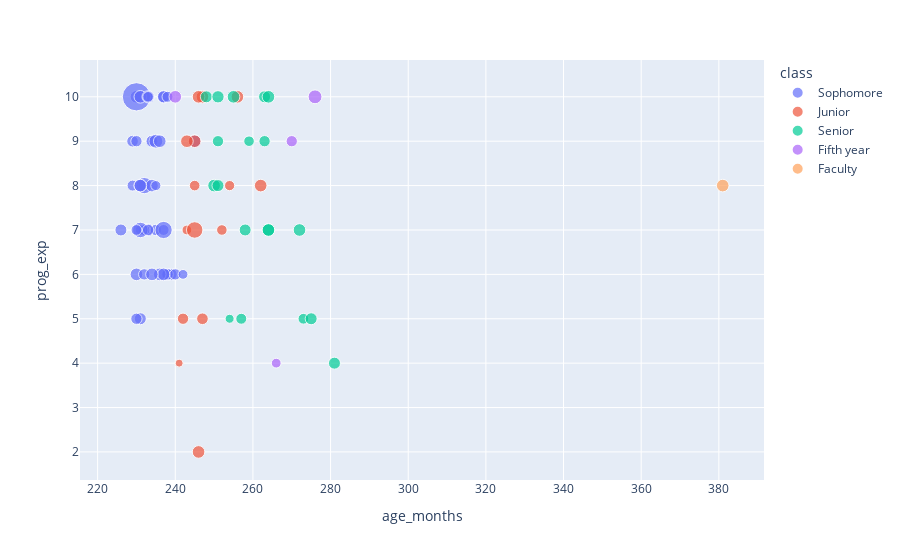

Here is the notebook cell this chart was saved with:
### Code cell
# make a scatter plot between pro_exp, age. Use class for different class
fig = px.scatter(data_frame = gtky_nomiss, x = 'age_months', y = 'prog_exp', 
           size = "ideal_start_salary_thousands", color = 'class', 
           hover_data = ['co_op'])
fig.show()

### Figure 1 — Plotly figure (JSON) as saved in the notebook; plotly's stock layout.template omitted (floating-point values rounded to 4 significant figures)
{"data": [{"customdata": [["No"], ["No"], ["No"], ["No"], ["No"], ["No"], ["No"], ["No"], ["No"], ["No"], ["No"], ["No"], ["No"], ["No"], ["No"], ["No"], ["No"], ["No"], ["No"], ["No"], ["No"], ["No"], ["No"], ["No"], ["No"], ["No"], ["No"], ["No"], ["No"], ["No"], ["No"], ["No"], ["No"], ["No"], ["No"], ["No"], ["No"], ["No"], ["No"], ["No"], ["No"], ["No"], ["No"], ["No"], ["No"], ["No"], ["No"], ["No"]], "hovertemplate": "class=Sophomore<br>age_months=%{x}<br>prog_exp=%{y}<br>ideal_start_salary_thousands=%{marker.size}<br>co_op=%{customdata[0]}<extra></extra>", "legendgroup": "Sophomore", "marker": {"color": "#636efa", "size": [60, 100, 90, 58, 80, 85, 90, 100, 80, 85, 100, 80, 75, 80, 90, 80, 100, 165, 100, 65, 90, 100, 85, 100, 80, 100, 500, 80, 150, 75, 80, 100, 64, 91, 80, 120, 100, 100, 95, 185, 60, 100, 70, 100, 100, 80, 73, 75], "sizemode": "area", "sizeref": 1.25, "symbol": "circle"}, "mode": "markers", "name": "Sophomore", "orientation": "v", "showlegend": true, "type": "scatter", "x": [234, 233, 231, 232, 230, 239, 232, 231, 232, 238, 230, 235, 229, 232, 234, 232, 230, 232, 231, 231, 226, 237, 229, 234, 233, 231, 230, 238, 231, 237, 240, 231, 235, 237, 230, 235, 236, 245, 233, 237, 242, 236, 233, 237, 234, 233, 230, 238], "xaxis": "x", "y": [9, 7, 5, 10, 5, 6, 7, 10, 7, 6, 6, 7, 8, 6, 9, 8, 10, 8, 8, 7, 7, 10, 9, 8, 10, 8, 10, 6, 7, 7, 6, 10, 8, 10, 9, 9, 9, 9, 10, 7, 6, 6, 10, 6, 6, 7, 7, 10], "yaxis": "y"}, {"customdata": [["Yes"], ["No"], ["No"], ["Yes"], ["No"], ["Yes"], ["Yes"], ["Yes"], ["Yes"], ["Yes"], ["Yes"], ["Yes"], ["Yes"], ["Yes"], ["Yes"], ["Yes"]], "hovertemplate": "class=Junior<br>age_months=%{x}<br>prog_exp=%{y}<br>ideal_start_salary_thousands=%{marker.size}<br>co_op=%{customdata[0]}<extra></extra>", "legendgroup": "Junior", "marker": {"color": "#EF553B", "size": [70, 60, 70, 200, 100, 100, 65, 40, 80, 170, 100, 85, 100, 100, 100, 100], "sizemode": "area", "sizeref": 1.25, "symbol": "circle"}, "mode": "markers", "name": "Junior", "orientation": "v", "showlegend": true, "type": "scatter", "x": [252, 243, 245, null, 256, 247, 254, 241, 242, 245, 246, 247, 245, 243, 262, 246], "xaxis": "x", "y": [7, 7, 8, 10, 10, 10, 8, 4, 5, 7, 10, 5, 9, 9, 8, 2], "yaxis": "y"}, {"customdata": [["Yes"], ["Yes"], ["Yes"], ["Yes"], ["Yes"], ["Yes"], ["Yes"], ["No"], ["Yes"], ["Yes"], ["Yes"], ["Yes"], ["Yes"], ["Yes"], ["Yes"], ["Yes"], ["Yes"], ["Yes"], ["Yes"]], "hovertemplate": "class=Senior<br>age_months=%{x}<br>prog_exp=%{y}<br>ideal_start_salary_thousands=%{marker.size}<br>co_op=%{customdata[0]}<extra></extra>", "legendgroup": "Senior", "marker": {"color": "#00cc96", "size": [90, 90, 100, 80, 100, 75, 72, 50.7, 100, 90, 70, 100, 95, 90, 90, 80, 100, 90, 100], "sizemode": "area", "sizeref": 1.25, "symbol": "circle"}, "mode": "markers", "name": "Senior", "orientation": "v", "showlegend": true, "type": "scatter", "x": [258, 281, 264, 251, 264, 257, 273, 254, 250, 248, 259, 255, 251, 251, 263, 263, 272, 275, 264], "xaxis": "x", "y": [7, 4, 7, 9, 7, 5, 5, 5, 8, 10, 9, 10, 10, 8, 10, 9, 7, 5, 10], "yaxis": "y"}, {"customdata": [["Yes"], ["Yes"], ["Yes"], ["Yes"]], "hovertemplate": "class=Fifth year<br>age_months=%{x}<br>prog_exp=%{y}<br>ideal_start_salary_thousands=%{marker.size}<br>co_op=%{customdata[0]}<extra></extra>", "legendgroup": "Fifth year", "marker": {"color": "#ab63fa", "size": [100, 120, 60, 80], "sizemode": "area", "sizeref": 1.25, "symbol": "circle"}, "mode": "markers", "name": "Fifth year", "orientation": "v", "showlegend": true, "type": "scatter", "x": [240, 276, 266, 270], "xaxis": "x", "y": [10, 10, 4, 9], "yaxis": "y"}, {"customdata": [["No"]], "hovertemplate": "class=Faculty<br>age_months=%{x}<br>prog_exp=%{y}<br>ideal_start_salary_thousands=%{marker.size}<br>co_op=%{customdata[0]}<extra></extra>", "legendgroup": "Faculty", "marker": {"color": "#FFA15A", "size": [100], "sizemode": "area", "sizeref": 1.25, "symbol": "circle"}, "mode": "markers", "name": "Faculty", "orientation": "v", "showlegend": true, "type": "scatter", "x": [381], "xaxis": "x", "y": [8], "yaxis": "y"}], "layout": {"autosize": true, "legend": {"itemsizing": "constant", "title": {"text": "class"}, "tracegroupgap": 0}, "margin": {"t": 60}, "xaxis": {"anchor": "y", "autorange": true, "domain": [0, 1], "range": [214.4, 392.7], "title": {"text": "age_months"}, "type": "linear"}, "yaxis": {"anchor": "x", "autorange": true, "domain": [0, 1], "range": [1.174, 11.22], "title": {"text": "prog_exp"}, "type": "linear"}}}
